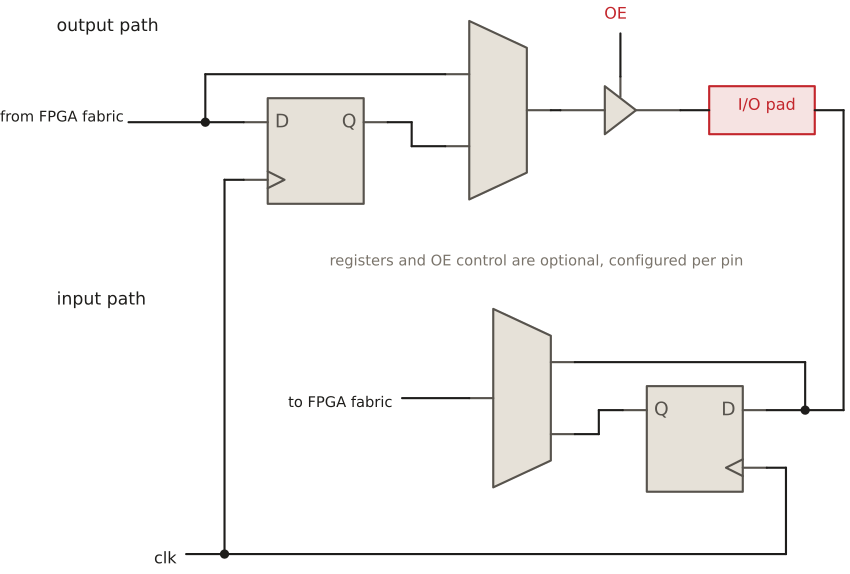

Write the Python code that produced this figure.
"""I/O block: optional registers on the output and input paths, tri-state driver."""
from schemdraw import elements as elm
from schemdraw import logic
from _style import new_drawing, block, dff, line, RED, RED_FILL, GREY


def mux21(mirror=False):
    din, dout = ("R", "L") if mirror else ("L", "R")
    return block(elm.Multiplexer(
        pins=[elm.IcPin(name="", side=din, anchorname="a", slot="2/2"),
              elm.IcPin(name="", side=din, anchorname="b", slot="1/2"),
              elm.IcPin(name="", side=dout, anchorname="y")],
        size=(1.2, 2.6), pinspacing=1.5))


def label(d, xy, text, **kw):
    d.add(elm.Label().at(xy).label(text, **kw))


def draw():
    d = new_drawing()
    out_y, in_y, clk_y = 0.0, -6.0, -9.0
    label(d, (-3.2, 1.9), "output path", halign="left", fontsize=13)
    label(d, (-3.2, in_y + 2.2), "input path", halign="left", fontsize=13)
    label(d, (6.8, -3.0), "registers and OE control are optional, configured per pin",
          fontsize=11, color=GREY)

    # ------------- output path, data flows left to right -------------
    label(d, (-1.8, out_y), "from FPGA fabric", halign="right", fontsize=11)
    line(d, (-1.6, out_y), (0.0, out_y))
    d.add(elm.Dot().at((0.0, out_y)))
    ff = dff()
    d.add(ff.anchor("D").at((0.8, out_y)))
    line(d, (0.0, out_y), ff.absanchors["D"])
    mux = mux21()
    d.add(mux.anchor("a").at((5.0, out_y + 1.0)))
    line(d, (0.0, out_y), (0.0, out_y + 1.0), mux.absanchors["a"])       # bypass
    q = ff.absanchors["Q"]
    line(d, q, (q[0] + 0.5, q[1]), (q[0] + 0.5, out_y - 0.5), mux.absanchors["b"])

    tri = block(logic.Tristate(outputnot=False))
    my = mux.absanchors["y"]
    d.add(tri.anchor("start").at((my[0] + 0.2, my[1])))
    line(d, my, tri.absanchors["start"])
    cx, cy = tri.absanchors["c"]
    line(d, (cx, cy), (cx, cy + 0.9))
    label(d, (cx, cy + 1.2), "OE", fontsize=12, color=RED)

    pad = elm.Ic(size=(2.2, 1.0))
    pad_x = tri.absanchors["end"][0] + 0.6
    d.add(block(pad, RED_FILL, RED).at((pad_x, my[1] - 0.5))
          .label("I/O pad", "center", fontsize=12, color=RED))
    line(d, tri.absanchors["end"], (pad_x, my[1]))
    pad_right = pad_x + 2.2

    # ------------- input path, data flows right to left -------------
    wire_x = pad_right + 0.6
    line(d, (pad_right, my[1]), (wire_x, my[1]), (wire_x, in_y), (wire_x - 0.8, in_y))
    jx = wire_x - 0.8
    d.add(elm.Dot().at((jx, in_y)))
    ffi = dff(mirror=True)
    d.add(ffi.anchor("D").at((jx - 0.8, in_y)))
    line(d, (jx, in_y), ffi.absanchors["D"])
    mi = mux21(mirror=True)
    d.add(mi.anchor("a").at((jx - 4.8, in_y + 1.0)))
    line(d, (jx, in_y), (jx, in_y + 1.0), mi.absanchors["a"])             # bypass
    q = ffi.absanchors["Q"]
    line(d, q, (q[0] - 0.5, q[1]), (q[0] - 0.5, in_y - 0.5), mi.absanchors["b"])
    y = mi.absanchors["y"]
    line(d, y, (y[0] - 1.4, y[1]))
    label(d, (y[0] - 1.5, y[1]), "to FPGA fabric", halign="right", fontsize=11)

    # ------------- shared clock -------------
    x_out = ff.absanchors["CLK"][0] - 0.4
    x_in = ffi.absanchors["CLK"][0] + 0.4
    line(d, ff.absanchors["CLK"], (x_out, ff.absanchors["CLK"][1]), (x_out, clk_y), (x_in, clk_y),
         (x_in, ffi.absanchors["CLK"][1]), ffi.absanchors["CLK"])
    d.add(elm.Dot().at((x_out, clk_y)))
    line(d, (x_out, clk_y), (x_out - 0.8, clk_y))
    label(d, (x_out - 0.9, clk_y), "clk", halign="right")
    return d
